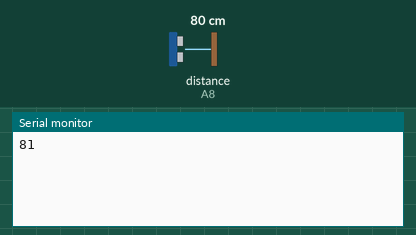
Recording of a sketch running on a simulated Arduino Mega 2560, built with avr-gcc and run on an emulated ATmega2560. Parts: the last lines printed to the serial monitor. The test bench sets the inputs (shaded band); at power-on: distance to the obstacle (sensor on A8) 80 cm. The echo pulse lasts 58.3 µs per cm.

Above: at 1.8 s.
1.9 s: distance to the obstacle (sensor on A8) set to 2 cm
At 2.8 s:
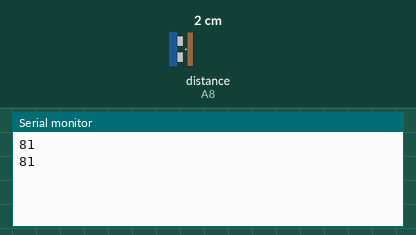
3.4 s: distance to the obstacle (sensor on A8) set to 4 cm
At 4.8 s:
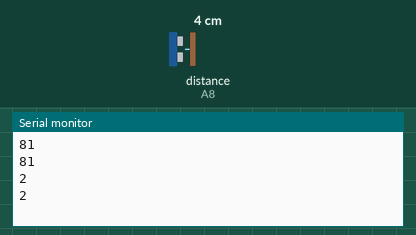
Timing chart, 0 to 6.4 s (numbered marks = the images above; inputs shaded):
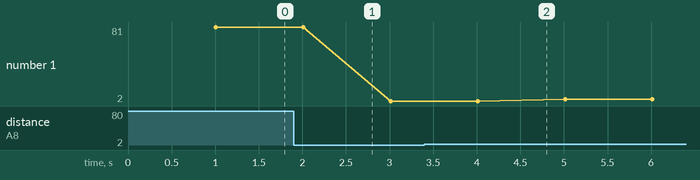

The sketch:

Ultrasonic_NewPing.ino
```cpp
#include <NewPing.h>
#define TRIGGER_PIN A9
#define ECHO_PIN A8
#define MAX_DISTANCE 300

NewPing sonar(TRIGGER_PIN, ECHO_PIN, MAX_DISTANCE);

void setup() {
  Serial.begin(9600);

}

void loop() {
  int distance = sonar.ping_cm();
  delay(1000);
  Serial.println(distance);

}
```

Measured:
- plotted number 1: 81 → 2 after the input at 1.9 s, 2 → 4 after the input at 3.4 s
